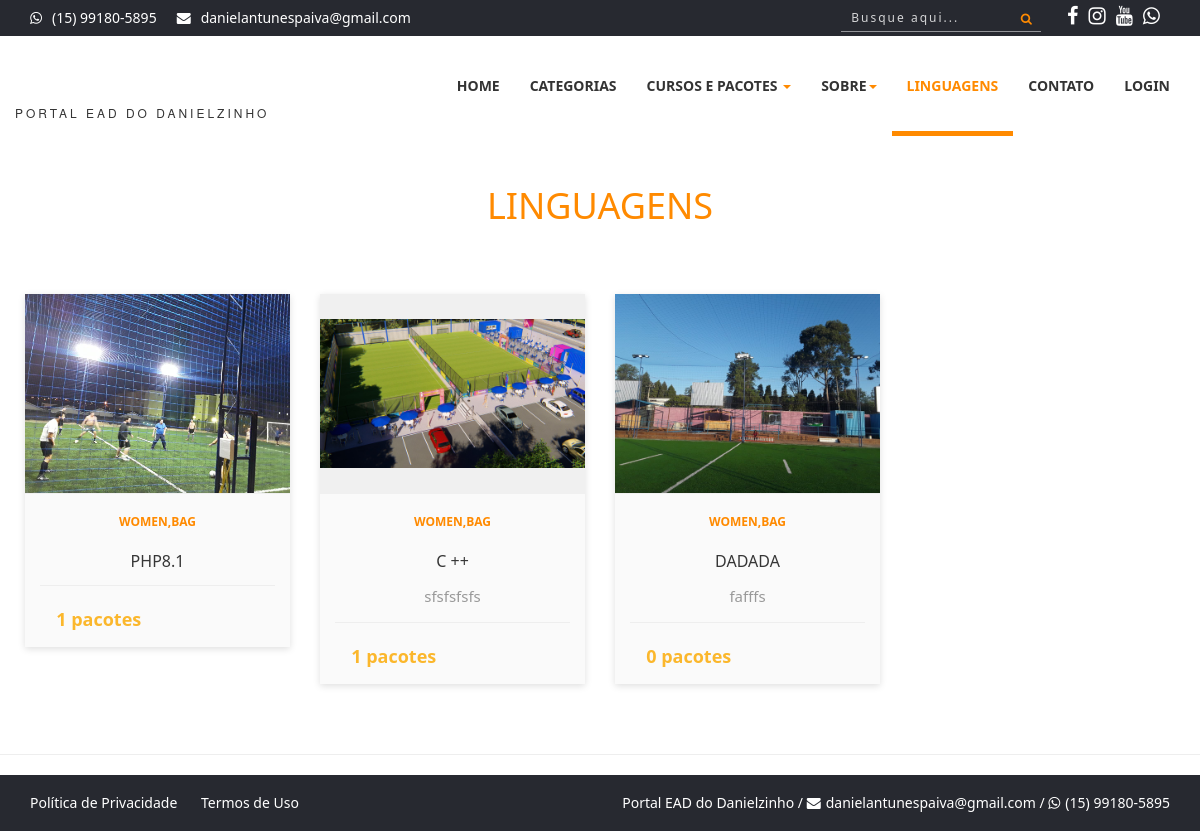
Before: /linguagens.php with the older database file.
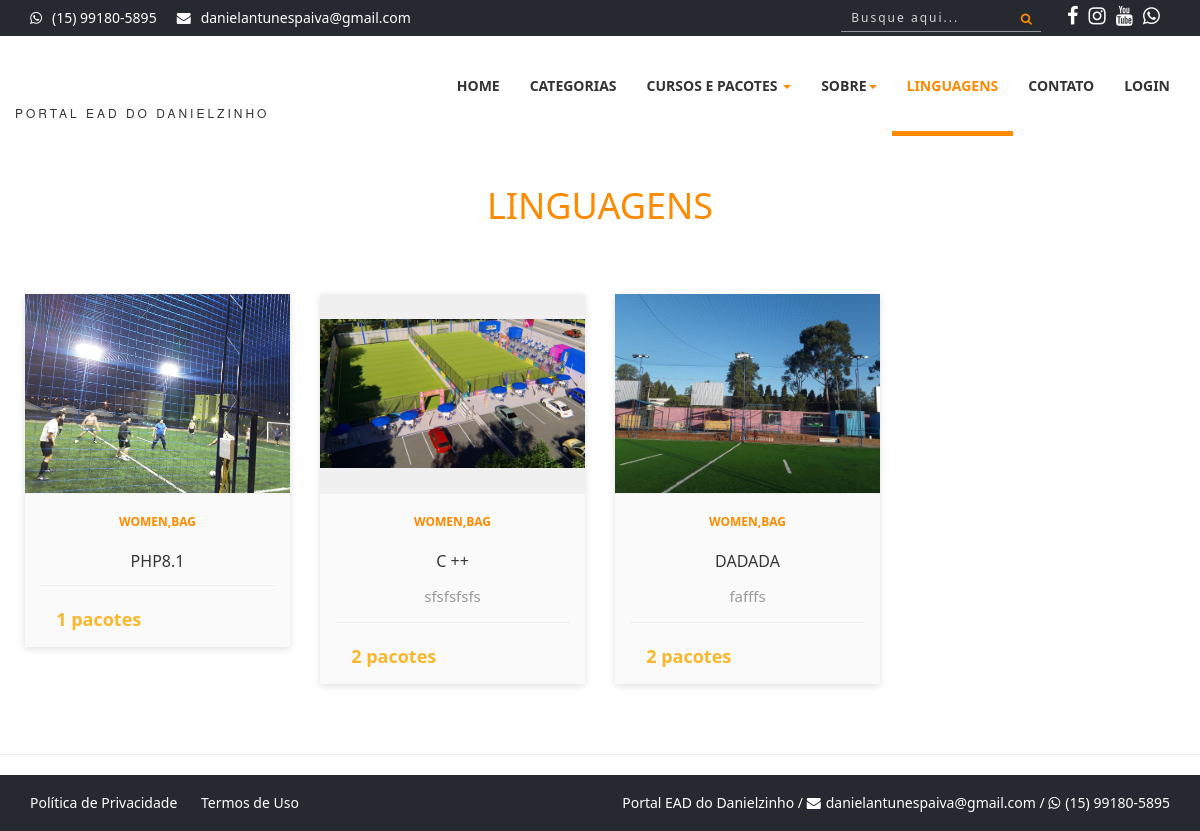
After: the same page with the newer database file.
### tables this page shows
CREATE TABLE `linguagens` (
  `id` int(11) NOT NULL,
  `nome` varchar(50) NOT NULL,
  `descricao` varchar(50) NOT NULL,
  `foto` varchar(100) DEFAULT NULL,
  `nome_url` varchar(100) DEFAULT NULL
);

### linguagens.php (the view, shortened to what this page needs)
<?php
require_once('cabecalho.php');
?>
<?php
$query = $pdo->query("SELECT * FROM linguagens ORDER BY id asc");
$res = $query->fetchAll(PDO::FETCH_ASSOC);
$total_reg = @count($res);
if ($total_reg > 0) {
?>
    <section style="margin-top:50px;">
        <div class="section-heading text-center">
            <div class="col-md-12 col-xs-12">
                <h1><span>Linguagens</span></h1>
            </div>
        </div>
        <div class="row" style="margin-left:10px; margin-right:10px;">
            <?php
            for ($i = 0; $i < $total_reg; $i++) {
                $id = $res[$i]['id'];
                $nome = $res[$i]['nome'];
                $descricao = $res[$i]['descricao'];
                $foto = $res[$i]['foto'];
                $query2 = $pdo->query("SELECT * FROM pacotes WHERE linguagem = '$id'");
                $res2 = $query2->fetchAll(PDO::FETCH_ASSOC);
                $pacotes = @count($res2);
            ?>
                <div class="col-sm-3 col-xs-6">
                    <div class="product-card">
                        <div class="product-tumb">
                            <img src="sistema/painel-admin/img/linguagens/<?php echo $foto ?>" alt="">
                        </div>
                        <div class="product-details" style="text-align:center">
                            <span class="product-catagory">Women,bag</span>
                            <h4><a href=""><?php echo $nome ?></a></h4>
                            <p><?php echo $descricao ?></p>
                            <div class="product-bottom-details">
                            <div class="product-price" ><?php echo $pacotes ?> pacotes</div>
                            </div>
                        </div>
                    </div>
                </div>
            <?php
            }
            ?>
        </div>
    </section>
<?php
}
?>
<hr>
<?php
require_once('rodape.php');
?>

Changed rows visible on the page:
changed linguagens "sfsfsfsfs": pacotes "1" → "2"
changed linguagens "DADADA": pacotes "0" → "2"
